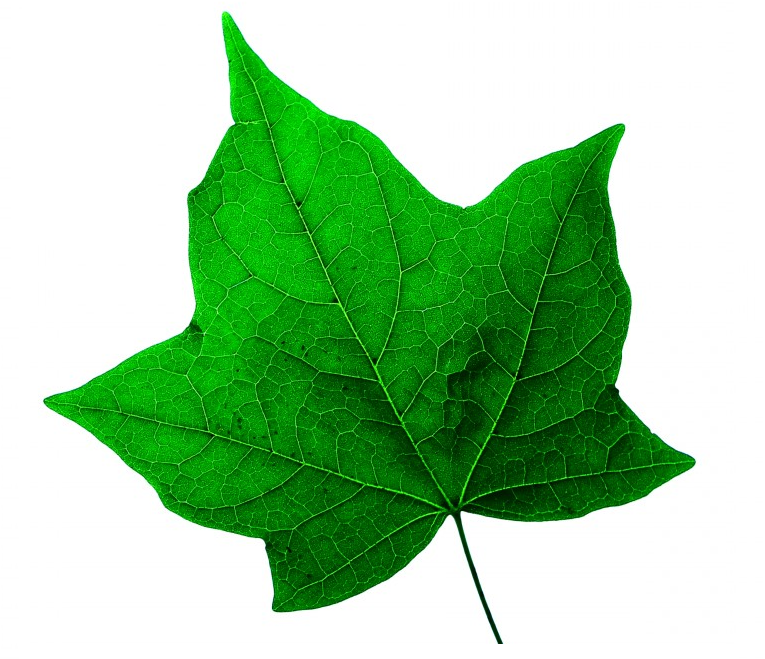
#> input picture Thresholds/leaf.png, 765 x 659 px
$ python Triangle_Thresholding.py
#> lines starting #> are read from the running program, lines starting #| are printed output that depends on the picture
import cv2
from matplotlib import pyplot as plt


def show_img_with_matplotlib(color_img, title, pos):
    img_RGB = color_img[:, :, ::-1]
    ax = plt.subplot(2, 2, pos)
    plt.imshow(img_RGB)
    plt.title(title)
    plt.axis('off')


def show_hist_with_matplotlib_gray(hist, title, pos, color, t=-1):
    ax = plt.subplot(2, 2, pos)
    # plt.title(title)
    plt.xlabel("bins")
    plt.ylabel("number of pixels")
    plt.xlim([0, 256])
    plt.axvline(x=t, color='m', linestyle='--')
    plt.plot(hist, color=color)


fig = plt.figure(figsize=(10, 10))
plt.suptitle("Otsu's binarization algorithm", fontsize=14, fontweight='bold')
fig.patch.set_facecolor('silver')

image = cv2.imread('leaf.png')
#> image is the input picture: shape (659, 765, 3); mean B, G, R 160, 206.4, 160
gray_image = cv2.cvtColor(image, cv2.COLOR_BGR2GRAY)
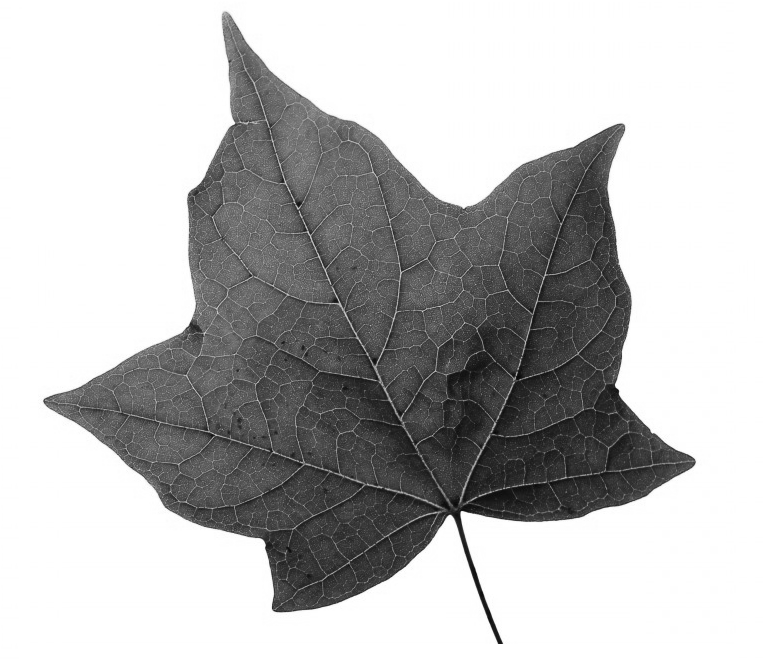
#> gray_image: shape (659, 765); min 7, max 255, mean 187.2

hist = cv2.calcHist([gray_image], [0], None, [256], [0, 256])
#> hist = 256 values, max 271687 at index 255, min 0 at index 0, mean 1969.3

ret1, th1 = cv2.threshold(gray_image, 0, 255, cv2.THRESH_TRUNC + cv2.THRESH_TRIANGLE)
#> ret1 = 251

show_img_with_matplotlib(image, "image", 1)
show_img_with_matplotlib(cv2.cvtColor(gray_image, cv2.COLOR_GRAY2BGR), "gray img", 2)
show_hist_with_matplotlib_gray(hist, "grayscale histogram", 3, 'm', ret1)
show_img_with_matplotlib(cv2.cvtColor(th1, cv2.COLOR_GRAY2BGR), "Triangle binarization", 4)

plt.show()
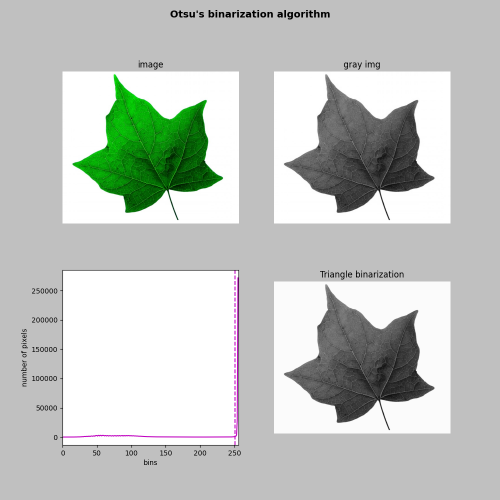
#> figure drawn by matplotlib, 4 panels; panel 3: curve peaks at x = 255, y = 271687
